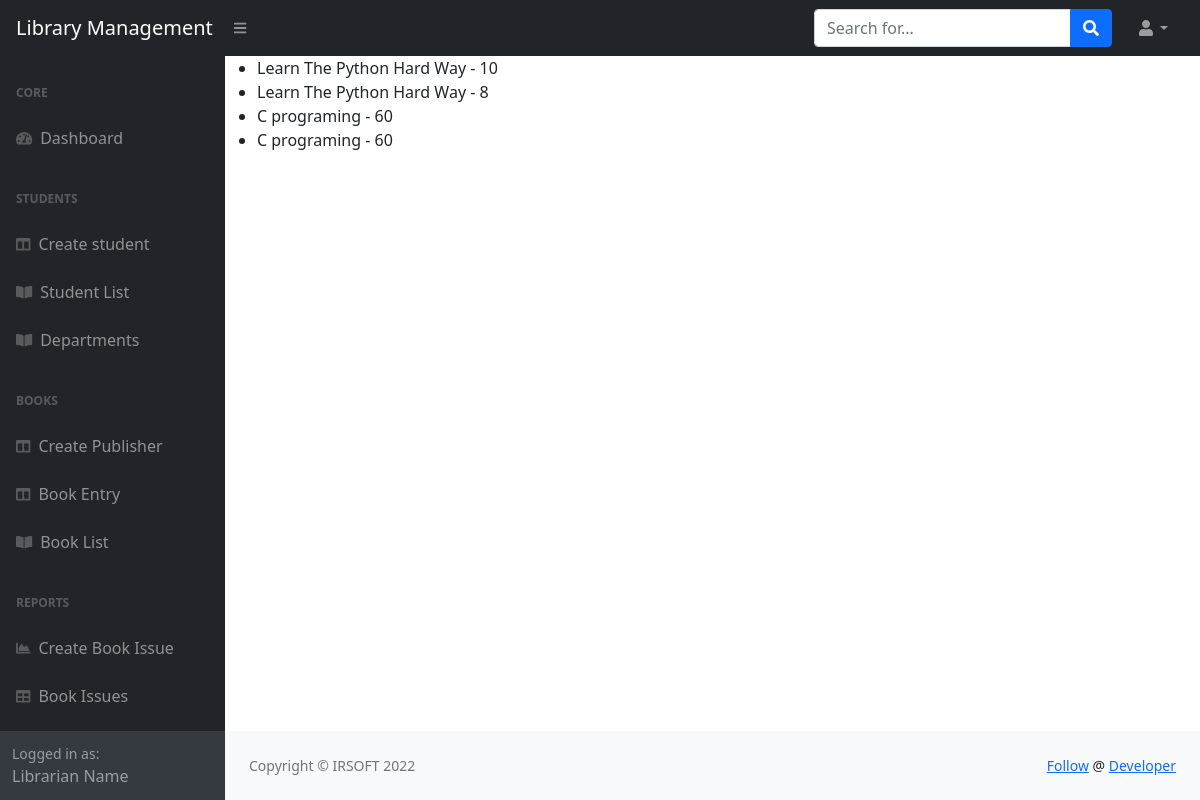
Page /books/list/ on the earlier database version.
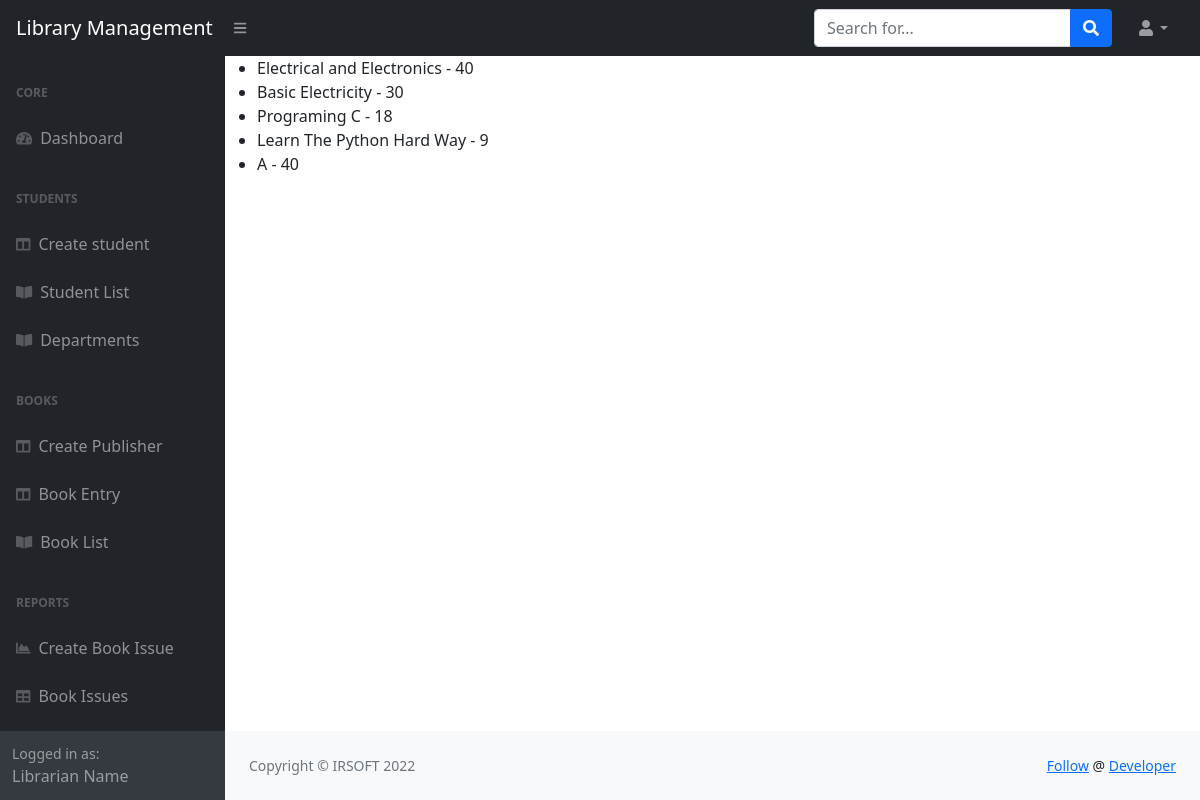
Same page on the later database version.
### books/models.py (models this page shows, shortened)
class Book(models.Model):
    semisters = (
        ('1','1st'),
        ('2','2nd'),
        ('3','3rd'),
        ('4','4th'),
        ('5','5th'),
        ('6','6th'),
        ('7','7th'),
        ('8','8th'),
    )
    name = models.CharField(max_length=100)
    code = models.CharField(max_length=50)
    publisher = models.ForeignKey(Publisher, on_delete=models.CASCADE)
    department = models.ForeignKey(Department, on_delete=models.CASCADE)
    semister = models.CharField(choices=semisters, max_length=50)
    amount = models.PositiveIntegerField(default=0)
    class Meta:
        verbose_name_plural = 'books'

### books/views.py (the view)
# urls.py: path('list/', book_list, name='book_list'),
def book_list(request):
    context = {}
    books = Book.objects.all()
    context['books'] = books
    return render(request, 'books/book_list.html', context)

### templates/books/book_list.html
{% extends 'base.html' %}
{% block content %}
<ul>
    {% for book in books %}
    <li>{{ book.name }} - {{ book.amount }}</li>
    {% endfor %}
</ul>
{% endblock content %}

### templates/base.html (shortened to what this page needs)
{% load static %}
<!DOCTYPE html>
<html lang="en">
    <head>
        <link href="https://cdn.jsdelivr.net/npm/simple-datatables@latest/dist/style.css" rel="stylesheet" />
        <link href="{% static 'css/styles.css' %}" rel="stylesheet" />
        <link href="{% static 'css/custom.css' %}" rel="stylesheet" />
    </head>
    <body class="sb-nav-fixed">
        {% include 'top_nav.html' %}
        <div id="layoutSidenav">
            <div id="layoutSidenav_nav">
                {% include "nav.html" %}
            </div>
            <div id="layoutSidenav_content">
                <main>
                {% block content %}{% endblock content %}
                </main>
                {% include "footer.html" %}
            </div>
        </div>
    </body>
</html>

### templates/top_nav.html (shortened to what this page needs)
<nav class="sb-topnav navbar navbar-expand navbar-dark bg-dark">
    <a class="navbar-brand ps-3" href="#">Library Management</a>
    <button class="btn btn-link btn-sm order-1 order-lg-0 me-4 me-lg-0" id="sidebarToggle" href="#!"><i class="fas fa-bars"></i></button>
    <form class="d-none d-md-inline-block form-inline ms-auto me-0 me-md-3 my-2 my-md-0">
        <div class="input-group">
            <input class="form-control" type="text" placeholder="Search for..." aria-label="Search for..." aria-describedby="btnNavbarSearch" />
            <button class="btn btn-primary" id="btnNavbarSearch" type="button"><i class="fas fa-search"></i></button>
        </div>
    </form>
    <ul class="navbar-nav ms-auto ms-md-0 me-3 me-lg-4">
        <li class="nav-item dropdown">
            <a class="nav-link dropdown-toggle" id="navbarDropdown" href="#" role="button" data-bs-toggle="dropdown" aria-expanded="false"><i class="fas fa-user fa-fw"></i></a>
        </li>
    </ul>
</nav>

### templates/nav.html
<nav class="sb-sidenav accordion sb-sidenav-dark" id="sidenavAccordion">
    <div class="sb-sidenav-menu">
        <div class="nav">
            <div class="sb-sidenav-menu-heading">Core</div>
            <a class="nav-link" href="{% url 'home' %}">
                <div class="sb-nav-link-icon"><i class="fas fa-tachometer-alt"></i></div>
                Dashboard
            </a>
            <div class="sb-sidenav-menu-heading">Students</div>
            <a class="nav-link collapsed" href="#" data-bs-toggle="collapse" data-bs-target="#collapseLayouts" aria-expanded="false" aria-controls="collapseLayouts">
                <div class="sb-nav-link-icon"><i class="fas fa-columns"></i></div>
                Create student
            </a>
            <a class="nav-link collapsed" href="#" data-bs-toggle="collapse" data-bs-target="#collapsePages" aria-expanded="false" aria-controls="collapsePages">
                <div class="sb-nav-link-icon"><i class="fas fa-book-open"></i></div>
                Student List
            </a>
            <a class="nav-link collapsed" href="#" data-bs-toggle="collapse" data-bs-target="#collapsePages" aria-expanded="false" aria-controls="collapsePages">
                <div class="sb-nav-link-icon"><i class="fas fa-book-open"></i></div>
                Departments
            </a>
            <div class="sb-sidenav-menu-heading">Books</div>
            <a class="nav-link collapsed" href="#" data-bs-toggle="collapse" data-bs-target="#collapseLayouts" aria-expanded="false" aria-controls="collapseLayouts">
                <div class="sb-nav-link-icon"><i class="fas fa-columns"></i></div>
                Create Publisher
            </a>
            <a class="nav-link collapsed" href="#" data-bs-toggle="collapse" data-bs-target="#collapseLayouts" aria-expanded="false" aria-controls="collapseLayouts">
                <div class="sb-nav-link-icon"><i class="fas fa-columns"></i></div>
                Book Entry
            </a>
            <a class="nav-link collapsed" href="#" data-bs-toggle="collapse" data-bs-target="#collapsePages" aria-expanded="false" aria-controls="collapsePages">
                <div class="sb-nav-link-icon"><i class="fas fa-book-open"></i></div>
                Book List
            </a>
            <div class="sb-sidenav-menu-heading">Reports</div>
            <a class="nav-link" href="#">
                <div class="sb-nav-link-icon"><i class="fas fa-chart-area"></i></div>
                Create Book Issue
            </a>
            <a class="nav-link" href="#">
                <div class="sb-nav-link-icon"><i class="fas fa-table"></i></div>
                Book Issues
            </a>
        </div>
    </div>
    <div class="sb-sidenav-footer">
        <div class="small">Logged in as:</div>
        Librarian Name
    </div>
</nav>

### templates/footer.html
<footer class="py-4 bg-light mt-auto">
    <div class="container-fluid px-4">
        <div class="d-flex align-items-center justify-content-between small">
            <div class="text-muted">Copyright &copy; IRSOFT 2022</div>
            <div>
                <a href="#">Follow</a>
                @
                <a href="#">Developer</a>
            </div>
        </div>
    </div>
</footer>

### templates/footer_script.html (shortened to what this page needs)
{% load static %}

Differences in the rows shown:
removed Book: name "Learn The Python Hard Way", amount "8"
removed Book: name "C programing", amount "60"
changed Book: name "Learn The Python Hard Way" → "Electrical and Electronics"; amount "10" → "40"
added Book: name "Basic Electricity", amount "30"
changed Book: name "C programing" → "Programing C"; amount "60" → "18"
added Book: name "Learn The Python Hard Way", amount "9"
added Book: name "A", amount "40"
